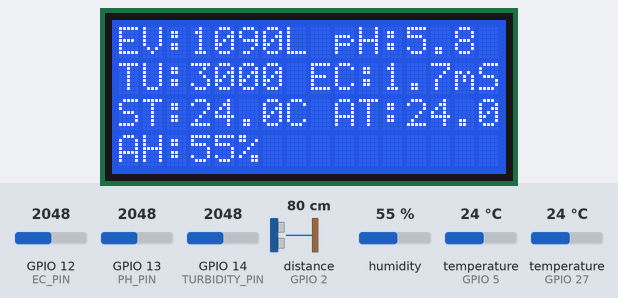
This sketch was run on a simulated ESP32. On the bench: 16×4 character LCD. Wiring (inferred from the names in the program): ultrasonic range finder: trigger GPIO 4; echo GPIO 2. Inputs (shaded band) come from the test bench; at power-on: distance to the obstacle (sensor on GPIO 2) 80 cm, humidity 55 %, temperature (sensors on GPIO 27, GPIO 5) 24 °C, GPIO 12 (EC_PIN) = 2048, GPIO 13 (PH_PIN) = 2048, GPIO 14 (TURBIDITY_PIN) = 2048. The echo pulse lasts 58.3 µs per cm; what the sketch prints to the serial monitor is not drawn.

Above: at 3.3 s.
3.4 s: distance to the obstacle (sensor on GPIO 2) set to 18 cm
At 4.2 s:
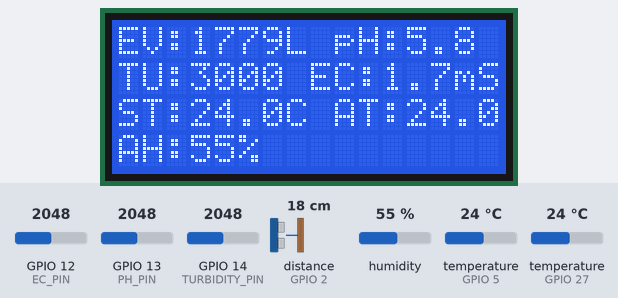
10.4 s: humidity set to 22 %
At 13.5 s:
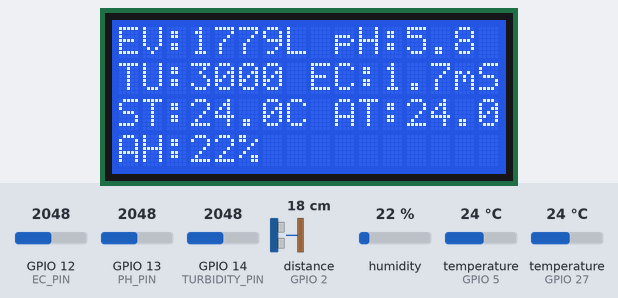
14.4 s: temperature (sensor on GPIO 27) set to 12 °C
At 15.1 s:
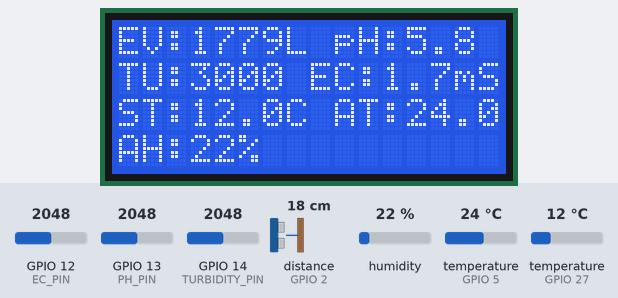
16.0 s: GPIO 12 (EC_PIN) set to 2866
At 17.7 s:
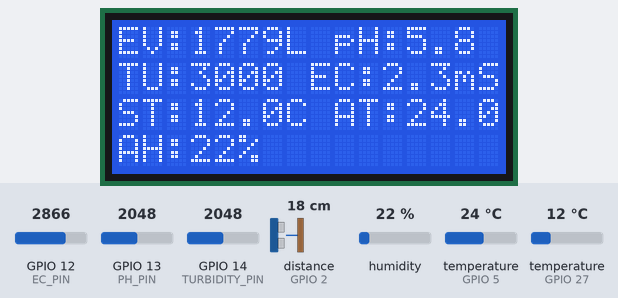
18.5 s: GPIO 13 (PH_PIN) set to 2866
At 20.4 s:
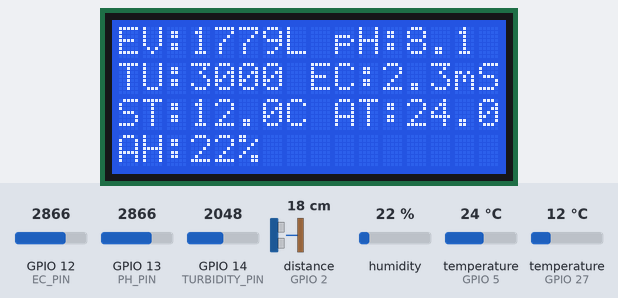
21.0 s: GPIO 14 (TURBIDITY_PIN) set to 3972
At 23.1 s:
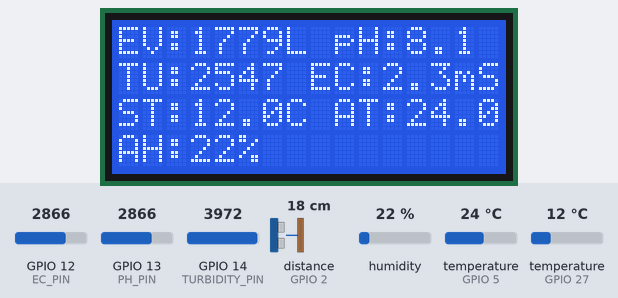
Timing chart, 0 to 24.5 s (numbered marks = the images above; inputs shaded):
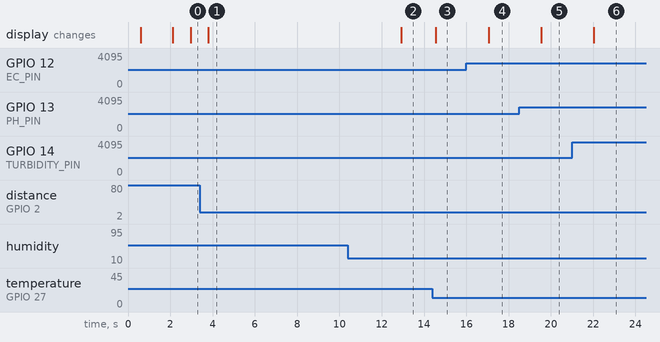

The sketch:

Node4.ino
```cpp
#include <Arduino.h>
#include <Wire.h>
#include <LiquidCrystal_I2C.h>
#include <OneWire.h>
#include <DallasTemperature.h>
#include <DHT.h>

// ============================================================
// SERIAL SETUP
// ============================================================

HardwareSerial InSerial(2);   // RX=25, TX=26 (From Node 3)
HardwareSerial OutSerial(1);  // RX=32, TX=33 (To Next Node)

const String NODE_NAME = "node4";

unsigned long lastTxTime = 0;
const unsigned long TX_INTERVAL_MS = 500;

String incomingData = "";

// ============================================================
// PIN ALLOCATIONS
// ============================================================

// --- Ultrasonic ---
#define TRIG_PIN 4
#define ECHO_PIN 2

// --- Analog sensors ---
const int PH_PIN = 13;
const int TURBIDITY_PIN = 14;
const int EC_PIN = 12;

// --- Submerged temperature DS18B20 ---
#define DS18B20_PIN 27

// --- Ambient DHT11 ---
#define DHT_PIN 5
#define DHT_TYPE DHT11

// ============================================================
// LCD
// ============================================================

LiquidCrystal_I2C lcd(0x27, 16, 4);

// ============================================================
// TEMPERATURE SENSOR INITIALIZATION
// ============================================================

OneWire oneWire(DS18B20_PIN);
DallasTemperature submergedTempSensor(&oneWire);

DHT dht(DHT_PIN, DHT_TYPE);

// ============================================================
// TANK DIMENSIONS
// ============================================================

const float TANK_HEIGHT = 178.0;
const float TANK_RADIUS = 59.5;

// ============================================================
// ADC SETTINGS
// ============================================================

const float ESP32_VREF = 3.3;
const int ADC_RESOLUTION = 4095;

// ============================================================
// GLOBAL SENSOR VARIABLES
// ============================================================

float phValue = 0.0;
float ntu = 0.0;
float ecValue = 0.0;

float submergedTemperature = 0.0;
float ambientTemperature = 0.0;
float ambientHumidity = 0.0;

int evVolume = 0;

// ============================================================
// 16x4 LCD ROW ADDRESS FIX
// ============================================================

void lcdSetRow(uint8_t row) {
  const uint8_t rowAddress[] = {
    0x00,   // Row 1
    0x40,   // Row 2
    0x10,   // Row 3
    0x50    // Row 4
  };

  if (row > 3) {
    return;
  }

  lcd.command(0x80 | rowAddress[row]);
}

// ============================================================
// SETUP
// ============================================================

void setup() {
  Serial.begin(115200);
  delay(500);

  InSerial.begin(9600, SERIAL_8N1, 25, 26);
  InSerial.setTimeout(30);

  OutSerial.begin(9600, SERIAL_8N1, 32, 33);

  pinMode(TRIG_PIN, OUTPUT);
  pinMode(ECHO_PIN, INPUT);

  Wire.begin(21, 22);
  lcd.begin(16, 4);
  lcd.backlight();

  submergedTempSensor.begin();
  dht.begin();

  lcd.clear();
  lcdSetRow(0);
  lcd.print("Water Quality");
  lcdSetRow(1);
  lcd.print("Monitor Booting");

  delay(1500);
  lcd.clear();

  Serial.println("========================================");
  Serial.println("Node 4 System Initialized");
  Serial.println("16x4 LCD");
  Serial.println("DS18B20: GPIO27");
  Serial.println("DHT11: GPIO5");
  Serial.println("========================================");
}

// ============================================================
// LOOP
// ============================================================

void loop() {
  if (InSerial.available()) {
    String temp = InSerial.readStringUntil('\n');
    temp.trim();

    while (temp.length() > 0 && (temp[0] < 32 || temp[0] > 126)) {
      temp.remove(0, 1);
    }

    if (temp.length() > 0) {
      incomingData = temp;
    }
  }

  unsigned long currentMillis = millis();

  if (currentMillis - lastTxTime >= TX_INTERVAL_MS) {
    lastTxTime = currentMillis;

    // --- Read pH ---
    int phRaw = analogRead(PH_PIN);
    float phVoltage = (phRaw * ESP32_VREF) / ADC_RESOLUTION;
    phValue = 3.5 * phVoltage + 0.0;

    // --- Read Turbidity ---
    int turbRaw = analogRead(TURBIDITY_PIN);
    float turbVoltage = (turbRaw * ESP32_VREF) / ADC_RESOLUTION;

    if (turbVoltage < 2.5) {
      ntu = 3000;
    } else {
      ntu = -1120.4 * (turbVoltage * turbVoltage) + 5742.3 * turbVoltage - 4353.8;
    }
    if (ntu < 0) {
      ntu = 0;
    }

    // --- Read Electrical Conductivity ---
    int ecRaw = analogRead(EC_PIN);
    float ecVoltage = (ecRaw * ESP32_VREF) / ADC_RESOLUTION;
    ecValue = 1.0 * ecVoltage;

    // --- Read DS18B20 Submerged Temperature ---
    submergedTempSensor.requestTemperatures();
    float newSubmergedTemperature = submergedTempSensor.getTempCByIndex(0);
    if (newSubmergedTemperature != DEVICE_DISCONNECTED_C) {
      submergedTemperature = newSubmergedTemperature;
    }

    // --- Read DHT11 Ambient Temperature + Humidity ---
    float newAmbientTemperature = dht.readTemperature();
    float newAmbientHumidity = dht.readHumidity();

    if (!isnan(newAmbientTemperature)) {
      ambientTemperature = newAmbientTemperature;
    }
    if (!isnan(newAmbientHumidity)) {
      ambientHumidity = newAmbientHumidity;
    }

    // --- Calculate Effluent Tank Volume ---
    digitalWrite(TRIG_PIN, LOW);
    delayMicroseconds(2);
    digitalWrite(TRIG_PIN, HIGH);
    delayMicroseconds(10);
    digitalWrite(TRIG_PIN, LOW);

    long duration = pulseIn(ECHO_PIN, HIGH, 20000);
    float distance = duration * 0.0343 / 2.0;
    float waterHeight = TANK_HEIGHT - distance;

    if (waterHeight < 0 || duration == 0) {
      waterHeight = 0;
    }

    evVolume = (3.14159 * TANK_RADIUS * TANK_RADIUS * waterHeight) / 1000.0;

    // ========================================================
    // LCD DISPLAY
    // ========================================================

    lcd.clear();

    // Line 1
    lcdSetRow(0);
    lcd.print("EV:");
    lcd.print(evVolume);
    lcd.print("L");
    lcd.print(" pH:");
    lcd.print(phValue, 1);

    // Line 2
    lcdSetRow(1);
    lcd.print("TU:");
    lcd.print((int)ntu);
    lcd.print(" EC:");
    lcd.print(ecValue, 1);
    lcd.print("mS");

    // Line 3
    lcdSetRow(2);
    lcd.print("ST:");
    lcd.print(submergedTemperature, 1);
    lcd.print("C");
    lcd.print(" AT:");
    lcd.print(ambientTemperature, 1);
    lcd.print("C");

    // Line 4
    lcdSetRow(3);
    lcd.print("AH:");
    lcd.print((int)ambientHumidity);
    lcd.print("%");

    // ========================================================
    // BUILD PAYLOAD & TRANSMIT
    // ========================================================

    String NodeData = "pH:" + String(phValue, 1) +
                      "|Turb:" + String((int)ntu) +
                      "|EC:" + String(ecValue, 1) +
                      "|EV:" + String(evVolume) +
                      "|ST:" + String(submergedTemperature, 1) +
                      "|AT:" + String(ambientTemperature, 1) +
                      "|AH:" + String(ambientHumidity, 0) +
                      "|" + NODE_NAME + ":1;";

    String outboundData;
    if (incomingData.length() > 0) {
      String cleanIncoming = incomingData;
      if (cleanIncoming.endsWith(";")) {
        cleanIncoming.remove(cleanIncoming.length() - 1);
      }
      outboundData = cleanIncoming + "|" + NodeData;
    } else {
      outboundData = NodeData;
    }

    OutSerial.print(outboundData + "\n");
  }
}
```

Measured:
- after the input at 3.4 s, the display: changes after 0.39 s (image 1)
- after the input at 10.4 s, the display: changes after 2.5 s (image 2)
- after the input at 14.4 s, the display: changes after 0.16 s (image 3)
- after the input at 16.0 s, the display: changes after 1.1 s (image 4)
- after the input at 18.5 s, the display: changes after 1.0 s (image 5)
- after the input at 21.0 s, the display: changes after 1.0 s (image 6)
